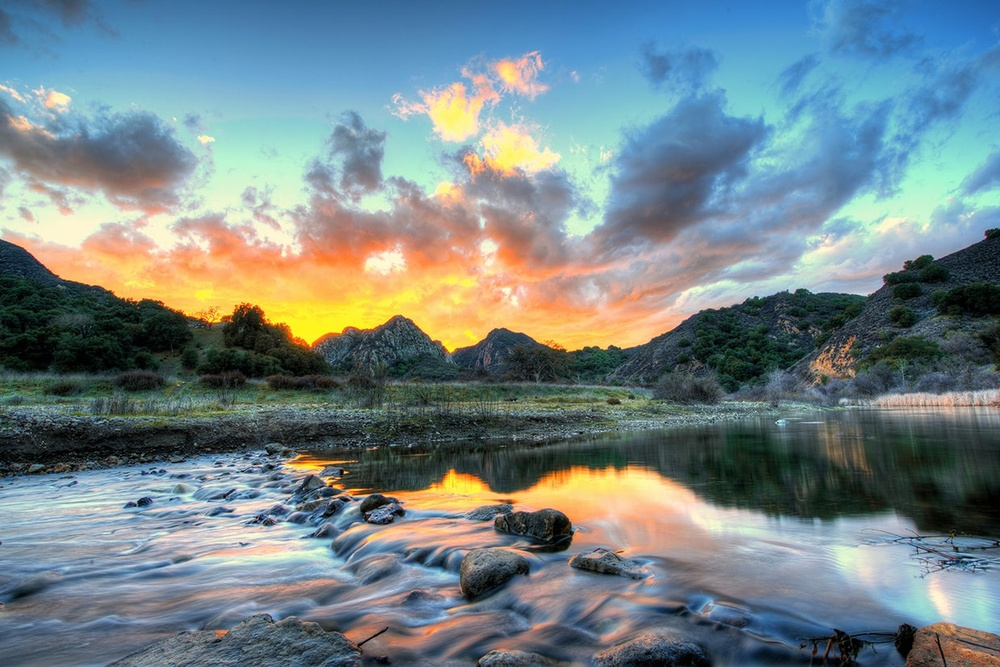
#> input picture 2 задание/input.jpg, 1000 x 667 px, shrunk from 1240 x 827 before the run
$ python main.py
#> lines starting #> are read from the running program, lines starting #| are printed output that depends on the picture
### 2 задание/image_processor.py
import numpy as np
from PIL import Image
from config import OUTPUT_FORMAT, OUTPUT_QUALITY

def read_image(image_path):
    """Загрузка изображения"""
#> called with image_path = 'input.jpg'
    try:
        return Image.open(image_path)
#> returned value is the input picture: PIL image 1000x667 RGB; mean R, G, B 116.3, 132.2, 135
    except Exception as e:
        print(f"Ошибка загрузки изображения: {e}")
        return None

def solarize(image, threshold):
    """Соляризация изображения"""
#> called with threshold = 150
    img_array = np.array(image)
    solarized = np.where(img_array > threshold, 255 - img_array, img_array)
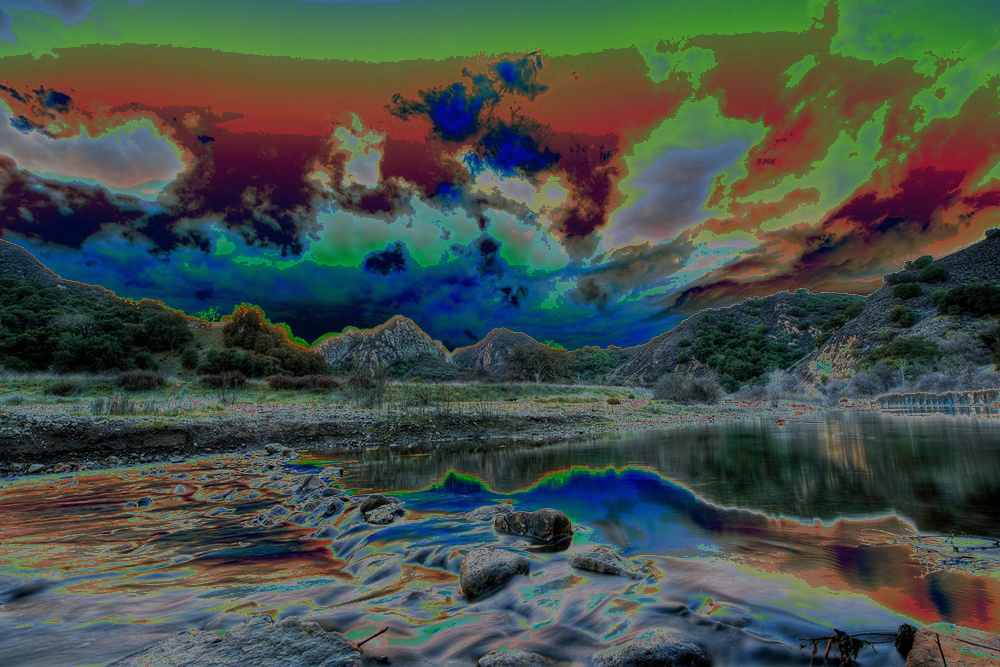
#> solarized: shape (667, 1000, 3); mean R, G, B 68.8, 79.2, 72.5
    return Image.fromarray(solarized.astype('uint8'))

def log_contrast(image, c):
    """Логарифмическое контрастирование"""
#> called with c = 50
    img_array = np.array(image).astype('float32')
    log_transformed = c * np.log(1 + img_array)
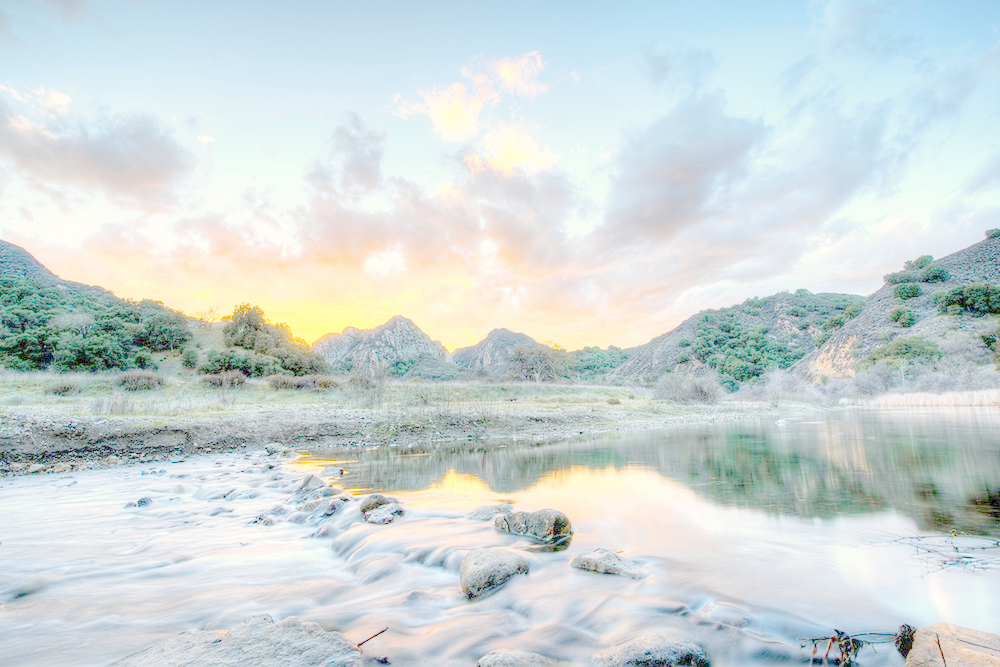
#> log_transformed: shape (667, 1000, 3) float32; mean R, G, B 225, 236.2, 235.9; drawn with min black and max white
    log_transformed = (log_transformed / log_transformed.max()) * 255
    return Image.fromarray(log_transformed.astype('uint8'))

def save_result(image, filename):
    """Сохранение результата"""
    try:
        image.save(filename, format=OUTPUT_FORMAT, quality=OUTPUT_QUALITY)
        print(f"Изображение сохранено как {filename}")
    except Exception as e:
        print(f"Ошибка сохранения: {e}")

def process_image(input_path, solar_threshold, log_c):
    """Основная функция обработки"""
    img = read_image(input_path)
    if img is None:
        return

    if img.mode != 'RGB':
        img = img.convert('RGB')

    # Соляризация
    solarized = solarize(img, solar_threshold)
    save_result(solarized, "solarized_output.jpg")

    # Логарифмическое контрастирование
    log_processed = log_contrast(img, log_c)
    save_result(log_processed, "log_contrast_output.jpg")

### 2 задание/main.py
from image_processor import process_image
from config import INPUT_IMAGE, SOLAR_THRESHOLD, LOG_C

def main():
    process_image(
        input_path=INPUT_IMAGE,
        solar_threshold=SOLAR_THRESHOLD,
        log_c=LOG_C
    )

if __name__ == "__main__":
    main()
